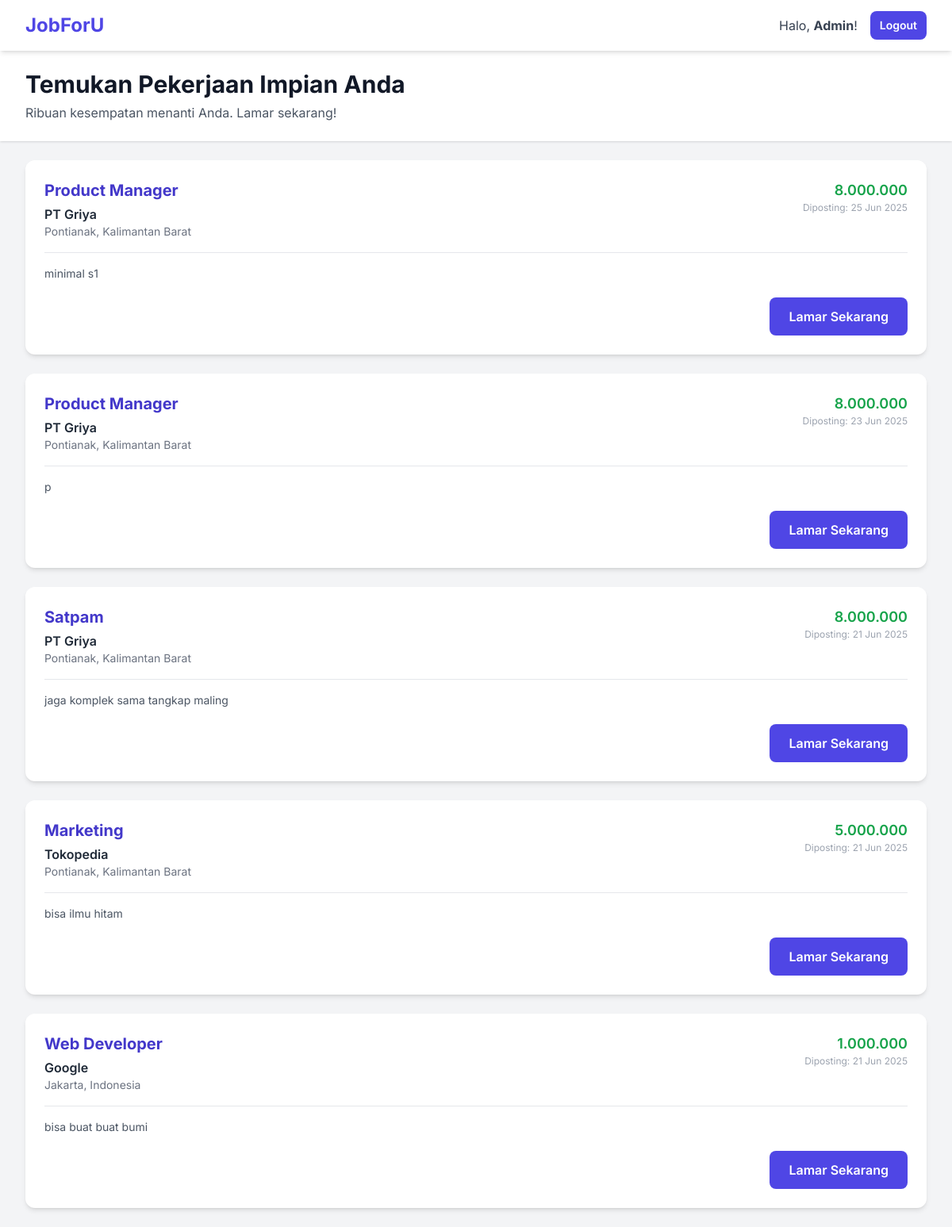
Screenshot of /user_dashboard.php (signed in) with the database file from the repository.
### tables this page shows
CREATE TABLE `jobs` (
  `id` int(11) NOT NULL,
  `judul` varchar(255) NOT NULL,
  `deskripsi` text NOT NULL,
  `lokasi` varchar(100) NOT NULL,
  `gaji` varchar(100) DEFAULT NULL,
  `posted_at` timestamp NOT NULL DEFAULT current_timestamp(),
  `nama_perusahaan` varchar(20) NOT NULL
);

### user_dashboard.php (the view, shortened to what this page needs)
<?php
require_once "config.php";
$sql = "SELECT j.*, a.status AS application_status
        FROM jobs j
        LEFT JOIN (SELECT job_id, status FROM applications WHERE user_id = ?) a
        ON j.id = a.job_id
        ORDER BY j.posted_at DESC";
$jobs = [];
if ($stmt = mysqli_prepare($db, $sql)) {
    mysqli_stmt_bind_param($stmt, "i", $_SESSION['id']);
    if (mysqli_stmt_execute($stmt)) {
        $result = mysqli_stmt_get_result($stmt);
        while ($row = mysqli_fetch_assoc($result)) {
            $jobs[] = $row;
        }
    }
}
?>
<!DOCTYPE html>
<html lang="id">
<head>
    <script src="https://cdn.tailwindcss.com"></script>
    <link rel="stylesheet" href="style.css">
</head>
<body>
    <nav class="navbar">
        <div class="max-w-7xl mx-auto px-4 sm:px-6 lg:px-8">
            <div class="flex items-center justify-between h-16">
                <div class="flex-shrink-0">
                    <h1 class="text-2xl font-bold text-indigo-600">JobForU</h1>
                </div>
                <div class="flex items-center"><span class="text-gray-700 mr-4">Halo, <b><?php echo htmlspecialchars($_SESSION["nama_lengkap"]); ?></b>!</span><a href="logout.php" class="btn btn-primary text-sm py-2 px-3">Logout</a></div>
            </div>
        </div>
    </nav>
    <header class="bg-white shadow">
        <div class="max-w-7xl mx-auto py-6 px-4 sm:px-6 lg:px-8">
            <h2 class="text-3xl font-bold leading-tight text-gray-900">Temukan Pekerjaan Impian Anda</h2>
            <p class="text-gray-600 mt-1">Ribuan kesempatan menanti Anda. Lamar sekarang!</p>
        </div>
    </header>
    <main class="max-w-7xl mx-auto py-6 sm:px-6 lg:px-8 fade-in">
        <div class="space-y-6">
            <?php
            if (!empty($jobs)) {
                foreach ($jobs as $job) {
            ?>
                    <div class="card p-6">
                        <div class="flex flex-col md:flex-row justify-between">
                            <div>
                                <h3 class="text-xl font-bold text-indigo-700"><?php echo htmlspecialchars($job['judul']); ?></h3>
                                <p class="text-md font-semibold text-gray-800 mt-1"><?php echo htmlspecialchars($job['nama_perusahaan']); ?></p>
                                <p class="text-sm text-gray-500"><?php echo htmlspecialchars($job['lokasi']); ?></p>
                            </div>
                            <div class="mt-4 md:mt-0 md:text-right">
                                <p class="text-lg font-semibold text-green-600"><?php echo htmlspecialchars($job['gaji']); ?></p>
                                <p class="text-xs text-gray-400">Diposting: <?php echo date('d M Y', strtotime($job['posted_at'])); ?></p>
                            </div>
                        </div>
                        <div class="mt-4 pt-4 border-t border-gray-200">
                            <p class="text-gray-600 text-sm whitespace-pre-wrap"><?php echo nl2br(htmlspecialchars($job['deskripsi'])); ?></p>
                        </div>
                        <div class="mt-5 text-right">
                            <?php
                            if ($job['application_status']) {
                                $status = $job['application_status'];
                                $status_text = '';
                                $status_class = '';
                                if ($status == 'pending') {
                                    $status_text = 'Pending';
                                    $status_class = 'status-pending';
                                } elseif ($status == 'accepted') {
                                    $status_text = 'Diterima';
                                    $status_class = 'status-accepted';
                                } elseif ($status == 'rejected') {
                                    $status_text = 'Ditolak';
                                    $status_class = 'status-rejected';
                                }
                                echo "<span class='status-badge $status_class'>$status_text</span>";
                            } else {
                                echo '<button data-job-id="' . $job['id'] . '" data-job-title="' . htmlspecialchars($job['judul']) . '" class="btn btn-primary apply-btn">Lamar Sekarang</button>';
                            }
                            ?>
                        </div>
                    </div>
            <?php }
            } else {
                echo "<div class='card text-center p-10'><p>Saat ini belum ada lowongan pekerjaan yang tersedia.</p></div>";
            } ?>
        </div>
    </main>
</body>
</html>

### style.css (style rules this page uses)
:root { --primary-color: #4f46e5; --primary-hover: #4338ca; --danger-color: #ef4444; --danger-hover: #dc2626; --success-color: #22c55e; --light-gray: #f3f4f6; --medium-gray: #6b7280; --dark-gray: #1f2937; --font-family: "Inter", sans-serif; --card-shadow: 0 4px 6px -1px rgb(0 0 0 / 0.1), 0 2px 4px -2px rgb(0 0 0 / 0.1); --card-shadow-hover: 0 10px 15px -3px rgb(0 0 0 / 0.1), 0 4px 6px -4px rgb(0 0 0 / 0.1); }
body { font-family: var(--font-family); background-color: var(--light-gray); color: var(--dark-gray); -webkit-font-smoothing: antialiased; -moz-osx-font-smoothing: grayscale; }
.card { background-color: white; border-radius: 0.75rem; box-shadow: var(--card-shadow); transition: all 0.3s ease-in-out; }
.btn { display: inline-block; font-weight: 600; padding: 0.75rem 1.5rem; border-radius: 0.5rem; border: none; cursor: pointer; text-align: center; transition: all 0.2s ease-in-out; text-decoration: none; }
.btn-primary { background-color: var(--primary-color); color: white; }
.navbar { background-color: white; box-shadow: var(--card-shadow); position: sticky; top: 0; z-index: 50; }
.fade-in { animation: fadeIn 0.5s ease-out forwards; }

### rows the page displays
jobs: judul "Product Manager", nama_perusahaan "PT Griya", lokasi "Pontianak, Kalimantan Barat", gaji "8.000.000", posted_at "25 Jun 2025", deskripsi "minimal s1"
jobs: judul "Product Manager", nama_perusahaan "PT Griya", lokasi "Pontianak, Kalimantan Barat", gaji "8.000.000", posted_at "23 Jun 2025", deskripsi "p"
jobs: judul "Satpam", nama_perusahaan "PT Griya", lokasi "Pontianak, Kalimantan Barat", gaji "8.000.000", posted_at "21 Jun 2025", deskripsi "jaga komplek sama tangkap maling"
jobs: judul "Marketing", nama_perusahaan "Tokopedia", lokasi "Pontianak, Kalimantan Barat", gaji "5.000.000", posted_at "21 Jun 2025", deskripsi "bisa ilmu hitam"
jobs: judul "Web Developer", nama_perusahaan "Google", lokasi "Jakarta, Indonesia", gaji "1.000.000", posted_at "21 Jun 2025", deskripsi "bisa buat buat bumi"

### other values shown
$_SESSION["nama_lengkap"] "Admin"
